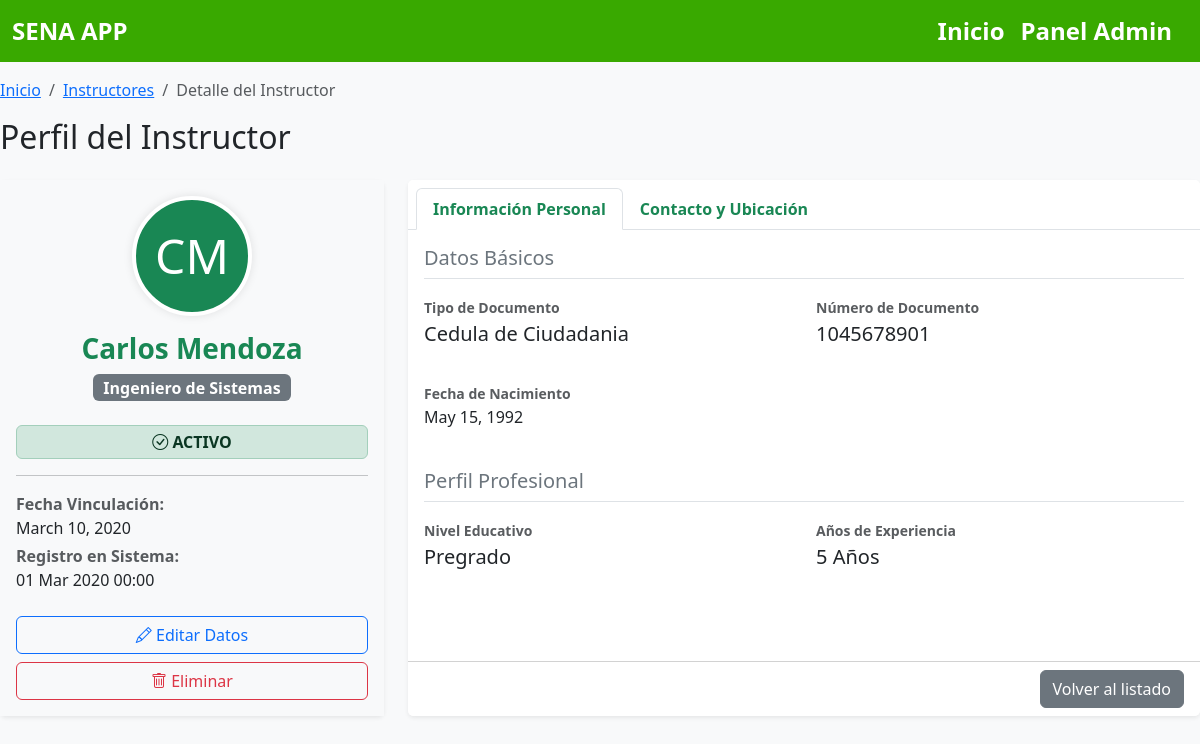
Screenshot of /instructores/detalle/1/ with the database file from the repository.
### instructores/models.py (models this page shows, shortened)
class Instructor(models.Model):
    TIPO_DOCUMENTO_CHOICES = [
        ('CC', 'Cedula de Ciudadania'),
        ('TI', 'Tarjeta de Identidad'),
        ('CE', 'Cedula de Extranjeria'),
        ('PA', 'Pasaporte')
    ]
    NIVEL_EDUCATIVO_CHOICES = [
        ('PRE', 'Pregrado'),
        ('TEC', 'Tecnico'),
        ('TEG', 'Tecnologo'),
        ('ESP', 'Especializacion'),
        ('MAE', 'Maestria'),
        ('DOC', 'Doctorado'),
    ]
    documento_identidad = models.CharField(max_length=20, unique=True)
    tipo_documento = models.CharField(max_length=3, choices=TIPO_DOCUMENTO_CHOICES, default='CC')
    nombre = models.CharField(max_length=100)
    apellido = models.CharField(max_length=100)
    telefono = models.CharField(max_length=10, null=True)
    correo = models.EmailField(null=True)
    fecha_nacimiento = models.DateField()
    ciudad = models.CharField(max_length=100, null=True)
    direccion = models.TextField(null=True)
    nivel_educativo = models.CharField(max_length=3, choices=NIVEL_EDUCATIVO_CHOICES, default='MAE')
    especialidad = models.CharField(max_length=100)
    anos_experiencia = models.PositiveIntegerField()
    activo = models.BooleanField(default=True)
    fecha_vinculacion = models.DateField()
    fecha_registro = models.DateTimeField(auto_now_add=True)

### instructores/views.py (the view)
# urls.py: path('detalle/<int:pk>/', views.InstructorDetailView.as_view(), name='detalle_instructor'),
class InstructorDetailView(DetailView):
    model = Instructor
    template_name = 'instructores/details_instructor.html' # Ruta corregida
    context_object_name = 'instructor'

### instructores/Templates/instructores/details_instructor.html (shortened to what this page needs)
{% extends "master.html" %}
{% block content %}
<nav aria-label="breadcrumb" class="pt-3">
    <ol class="breadcrumb">
        <li class="breadcrumb-item"><a href="/">Inicio</a></li>
        <li class="breadcrumb-item"><a href="{% url 'instructores:lista_instructores' %}">Instructores</a></li>
        <li class="breadcrumb-item active" aria-current="page">Detalle del Instructor</li>
    </ol>
</nav>
<h2 class="section-title mb-4">Perfil del Instructor</h2>
<div class="row">
    <div class="col-md-4 mb-4">
        <div class="card shadow-sm border-0 h-100">
            <div class="card-body text-center bg-light">
                <div class="rounded-circle bg-success text-white d-flex align-items-center justify-content-center mx-auto mb-3"
                     style="width: 120px; height: 120px; font-size: 3rem; border: 4px solid #fff; box-shadow: 0 0 10px rgba(0,0,0,0.1);">
                    {{ instructor.nombre|first }}{{ instructor.apellido|first }}
                </div>
                <h3 class="text-success fw-bold">{{ instructor.nombre }} {{ instructor.apellido }}</h3>
                <span class="badge bg-secondary fs-6 mb-2">{{ instructor.especialidad }}</span>
                <div class="mt-3">
                    {% if instructor.activo %}
                        <div class="alert alert-success py-1 fw-bold"><i class="bi bi-check-circle"></i> ACTIVO</div>
                    {% else %}
                        <div class="alert alert-danger py-1 fw-bold"><i class="bi bi-x-circle"></i> INACTIVO</div>
                    {% endif %}
                </div>
                <hr>
                <div class="text-start">
                    <p class="mb-1"><strong class="text-muted">Fecha Vinculación:</strong><br> {{ instructor.fecha_vinculacion }}</p>
                    <p class="mb-1"><strong class="text-muted">Registro en Sistema:</strong><br> {{ instructor.fecha_registro|date:"d M Y H:i" }}</p>
                </div>
                <div class="d-grid gap-2 mt-4">
                    <a href="{% url 'instructores:editar_instructor' instructor.id %}" class="btn btn-outline-primary">
                        <i class="bi bi-pencil"></i> Editar Datos
                    </a>
                    <a href="{% url 'instructores:eliminar_instructor' instructor.id %}" class="btn btn-outline-danger">
                        <i class="bi bi-trash"></i> Eliminar
                    </a>
                </div>
            </div>
        </div>
    </div>
    <div class="col-md-8 mb-4">
        <div class="card shadow-sm border-0 h-100">
            <div class="card-header bg-white border-bottom">
                <ul class="nav nav-tabs card-header-tabs" id="myTab" role="tablist">
                    <li class="nav-item">
                        <a class="nav-link active text-success fw-bold" id="info-tab" data-bs-toggle="tab" href="#info" role="tab">Información Personal</a>
                    </li>
                    <li class="nav-item">
                        <a class="nav-link text-success fw-bold" id="contacto-tab" data-bs-toggle="tab" href="#contacto" role="tab">Contacto y Ubicación</a>
                    </li>
                </ul>
            </div>
            <div class="card-body">
                <div class="tab-content" id="myTabContent">
                    <div class="tab-pane fade show active" id="info" role="tabpanel">
                        <h5 class="mb-3 text-secondary border-bottom pb-2">Datos Básicos</h5>
                        <div class="row mb-3">
                            <div class="col-md-6">
                                <label class="fw-bold text-muted small">Tipo de Documento</label>
                                <p class="fs-5">{{ instructor.get_tipo_documento_display }}</p>
                            </div>
                            <div class="col-md-6">
                                <label class="fw-bold text-muted small">Número de Documento</label>
                                <p class="fs-5">{{ instructor.documento_identidad }}</p>
                            </div>
                        </div>
                        <div class="row mb-3">
                             <div class="col-md-6">
                                <label class="fw-bold text-muted small">Fecha de Nacimiento</label>
                                <p>{{ instructor.fecha_nacimiento }}</p>
                            </div>
                        </div>
                        <h5 class="mb-3 text-secondary border-bottom pb-2 mt-4">Perfil Profesional</h5>
                        <div class="row">
                            <div class="col-md-6">
                                <label class="fw-bold text-muted small">Nivel Educativo</label>
                                <p class="fs-5">{{ instructor.get_nivel_educativo_display }}</p>
                            </div>
                            <div class="col-md-6">
                                <label class="fw-bold text-muted small">Años de Experiencia</label>
                                <p class="fs-5">{{ instructor.anos_experiencia }} Años</p>
                            </div>
                        </div>
                    </div>
                </div>
            </div>
            <div class="card-footer bg-white text-end">
                <a href="{% url 'instructores:lista_instructores' %}" class="btn btn-secondary">Volver al listado</a>
            </div>
        </div>
    </div>
</div>
{% endblock %}

### aprendices/static/css/estilos.css (style rules this page uses)
body { background-color: #f8f9fa; }

### rows the page displays
Instructor: nombre|first "C", apellido|first "M", nombre "Carlos", apellido "Mendoza", especialidad "Ingeniero de Sistemas", fecha_vinculacion "March 10, 2020", fecha_registro "01 Mar 2020 00:00", tipo_documento "Cedula de Ciudadania", documento_identidad "1045678901", fecha_nacimiento "May 15, 1992", nivel_educativo "Pregrado", anos_experiencia "5"
